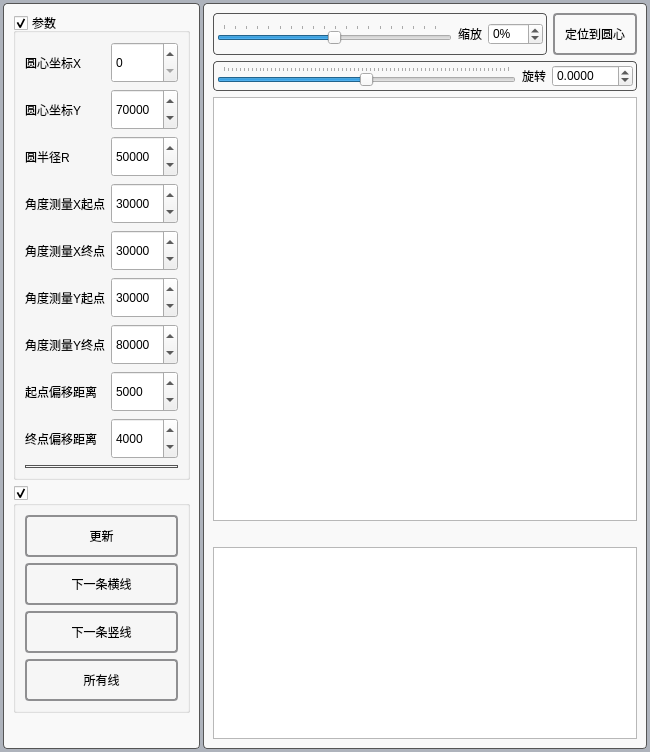
<?xml version="1.0" encoding="UTF-8"?>
<ui version="4.0">
 <class>FormRotate</class>
 <widget class="QWidget" name="FormRotate">
  <property name="geometry">
   <rect>
    <x>0</x>
    <y>0</y>
    <width>650</width>
    <height>752</height>
   </rect>
  </property>
  <property name="windowTitle">
   <string>Form</string>
  </property>
  <property name="styleSheet">
   <string notr="true">#FormRotate{	
	background-color: rgb(174, 179, 188);
}

.QFrame{
	background-color: rgb(249, 249, 249);
	border: 1px solid #555;
	border-radius: 4px;
}

QPushButton {
	padding:10;
	border: 2px solid #8f8f91;
	border-radius: 4px;
	background-color: qlineargradient(x1: 0, y1: 0, x2: 0, y2: 1,
                                        stop: 0 #f6f7fa, stop: 1 #dadbde);
}
QPushButton:hover{
	background-color: qlineargradient(x1: 0, y1: 0, x2: 0, y2: 1, stop: 0 #dadbde,stop: 1 #aeb3bc);
}
QPushButton:pressed {
	background-color: qlineargradient(x1: 0, y1: 0, x2: 0, y2: 1,
                                        stop: 0 #dadbde, stop: 1 #f6f7fa);
}

#frame_left QSpinBox{
	min-height:35
}</string>
  </property>
  <layout class="QHBoxLayout" name="horizontalLayout">
   <property name="spacing">
    <number>3</number>
   </property>
   <property name="leftMargin">
    <number>3</number>
   </property>
   <property name="topMargin">
    <number>3</number>
   </property>
   <property name="rightMargin">
    <number>3</number>
   </property>
   <property name="bottomMargin">
    <number>3</number>
   </property>
   <item>
    <widget class="QFrame" name="frame_left">
     <property name="frameShape">
      <enum>QFrame::StyledPanel</enum>
     </property>
     <property name="frameShadow">
      <enum>QFrame::Raised</enum>
     </property>
     <layout class="QVBoxLayout" name="verticalLayout_2">
      <item>
       <widget class="QGroupBox" name="groupBox_param">
        <property name="title">
         <string>参数</string>
        </property>
        <property name="checkable">
         <bool>true</bool>
        </property>
        <property name="checked">
         <bool>true</bool>
        </property>
        <layout class="QGridLayout" name="gridLayout">
         <item row="8" column="1">
          <widget class="QSpinBox" name="spinBox_start_dist">
           <property name="maximum">
            <number>9999999</number>
           </property>
           <property name="value">
            <number>5000</number>
           </property>
          </widget>
         </item>
         <item row="8" column="0">
          <widget class="QLabel" name="label_7">
           <property name="text">
            <string>起点偏移距离</string>
           </property>
          </widget>
         </item>
         <item row="3" column="0">
          <widget class="QLabel" name="label_9">
           <property name="text">
            <string>角度测量X起点</string>
           </property>
          </widget>
         </item>
         <item row="3" column="1">
          <widget class="QSpinBox" name="spinBox_v_line_startX">
           <property name="maximum">
            <number>9999999</number>
           </property>
           <property name="value">
            <number>30000</number>
           </property>
          </widget>
         </item>
         <item row="7" column="0">
          <widget class="QLabel" name="label_5">
           <property name="text">
            <string>角度测量Y终点</string>
           </property>
          </widget>
         </item>
         <item row="12" column="0" colspan="2">
          <widget class="Line" name="line">
           <property name="orientation">
            <enum>Qt::Horizontal</enum>
           </property>
          </widget>
         </item>
         <item row="9" column="1">
          <widget class="QSpinBox" name="spinBox_end_dist">
           <property name="maximum">
            <number>9999999</number>
           </property>
           <property name="value">
            <number>4000</number>
           </property>
          </widget>
         </item>
         <item row="5" column="1">
          <widget class="QSpinBox" name="spinBox_h_line_startY">
           <property name="maximum">
            <number>9999999</number>
           </property>
           <property name="value">
            <number>30000</number>
           </property>
          </widget>
         </item>
         <item row="1" column="0">
          <widget class="QLabel" name="label_2">
           <property name="text">
            <string>圆心坐标Y</string>
           </property>
          </widget>
         </item>
         <item row="9" column="0">
          <widget class="QLabel" name="label_6">
           <property name="text">
            <string>终点偏移距离</string>
           </property>
          </widget>
         </item>
         <item row="5" column="0">
          <widget class="QLabel" name="label_4">
           <property name="text">
            <string>角度测量Y起点</string>
           </property>
          </widget>
         </item>
         <item row="0" column="1">
          <widget class="QSpinBox" name="spinBox_CenterX">
           <property name="maximum">
            <number>9999999</number>
           </property>
           <property name="value">
            <number>0</number>
           </property>
          </widget>
         </item>
         <item row="1" column="1">
          <widget class="QSpinBox" name="spinBox_CenterY">
           <property name="maximum">
            <number>9999999</number>
           </property>
           <property name="value">
            <number>70000</number>
           </property>
          </widget>
         </item>
         <item row="0" column="0">
          <widget class="QLabel" name="label">
           <property name="text">
            <string>圆心坐标X</string>
           </property>
          </widget>
         </item>
         <item row="2" column="0">
          <widget class="QLabel" name="label_3">
           <property name="text">
            <string>圆半径R</string>
           </property>
          </widget>
         </item>
         <item row="2" column="1">
          <widget class="QSpinBox" name="spinBox_radius">
           <property name="maximum">
            <number>9999999</number>
           </property>
           <property name="value">
            <number>50000</number>
           </property>
          </widget>
         </item>
         <item row="7" column="1">
          <widget class="QSpinBox" name="spinBox_h_line_endY">
           <property name="maximum">
            <number>9999999</number>
           </property>
           <property name="value">
            <number>80000</number>
           </property>
          </widget>
         </item>
         <item row="4" column="0">
          <widget class="QLabel" name="label_10">
           <property name="text">
            <string>角度测量X终点</string>
           </property>
          </widget>
         </item>
         <item row="4" column="1">
          <widget class="QSpinBox" name="spinBox_v_line_endX">
           <property name="maximum">
            <number>9999999</number>
           </property>
           <property name="value">
            <number>30000</number>
           </property>
          </widget>
         </item>
        </layout>
       </widget>
      </item>
      <item>
       <widget class="QGroupBox" name="groupBox_btn">
        <property name="title">
         <string/>
        </property>
        <property name="checkable">
         <bool>true</bool>
        </property>
        <property name="checked">
         <bool>true</bool>
        </property>
        <layout class="QVBoxLayout" name="verticalLayout_3">
         <item>
          <widget class="QPushButton" name="pushButton_updateShow">
           <property name="text">
            <string>更新</string>
           </property>
          </widget>
         </item>
         <item>
          <widget class="QPushButton" name="pushButton_next_HLine">
           <property name="text">
            <string>下一条横线</string>
           </property>
          </widget>
         </item>
         <item>
          <widget class="QPushButton" name="pushButton_next_VLine">
           <property name="text">
            <string>下一条竖线</string>
           </property>
          </widget>
         </item>
         <item>
          <widget class="QPushButton" name="pushButton_all_line">
           <property name="text">
            <string>所有线</string>
           </property>
          </widget>
         </item>
        </layout>
       </widget>
      </item>
      <item>
       <spacer name="verticalSpacer">
        <property name="orientation">
         <enum>Qt::Vertical</enum>
        </property>
        <property name="sizeHint" stdset="0">
         <size>
          <width>20</width>
          <height>0</height>
         </size>
        </property>
       </spacer>
      </item>
     </layout>
    </widget>
   </item>
   <item>
    <widget class="QFrame" name="frame_right">
     <property name="frameShape">
      <enum>QFrame::StyledPanel</enum>
     </property>
     <property name="frameShadow">
      <enum>QFrame::Raised</enum>
     </property>
     <layout class="QVBoxLayout" name="verticalLayout">
      <item>
       <layout class="QHBoxLayout" name="horizontalLayout_4">
        <property name="leftMargin">
         <number>0</number>
        </property>
        <property name="topMargin">
         <number>0</number>
        </property>
        <property name="rightMargin">
         <number>0</number>
        </property>
        <property name="bottomMargin">
         <number>0</number>
        </property>
        <item>
         <widget class="QFrame" name="frame">
          <property name="frameShape">
           <enum>QFrame::StyledPanel</enum>
          </property>
          <property name="frameShadow">
           <enum>QFrame::Raised</enum>
          </property>
          <layout class="QHBoxLayout" name="horizontalLayout_2">
           <property name="leftMargin">
            <number>3</number>
           </property>
           <property name="topMargin">
            <number>3</number>
           </property>
           <property name="rightMargin">
            <number>3</number>
           </property>
           <property name="bottomMargin">
            <number>3</number>
           </property>
           <item>
            <widget class="QSlider" name="horizontalSlider_scale">
             <property name="minimum">
              <number>-99</number>
             </property>
             <property name="orientation">
              <enum>Qt::Horizontal</enum>
             </property>
             <property name="invertedAppearance">
              <bool>false</bool>
             </property>
             <property name="tickPosition">
              <enum>QSlider::TicksAbove</enum>
             </property>
            </widget>
           </item>
           <item>
            <widget class="QLabel" name="label_8">
             <property name="text">
              <string>缩放</string>
             </property>
            </widget>
           </item>
           <item>
            <widget class="QSpinBox" name="spinBox_scale">
             <property name="suffix">
              <string>%</string>
             </property>
             <property name="prefix">
              <string/>
             </property>
             <property name="minimum">
              <number>-99</number>
             </property>
            </widget>
           </item>
          </layout>
         </widget>
        </item>
        <item>
         <widget class="QPushButton" name="pushButton_center">
          <property name="sizePolicy">
           <sizepolicy hsizetype="Minimum" vsizetype="Preferred">
            <horstretch>0</horstretch>
            <verstretch>0</verstretch>
           </sizepolicy>
          </property>
          <property name="text">
           <string>定位到圆心</string>
          </property>
         </widget>
        </item>
       </layout>
      </item>
      <item>
       <widget class="QFrame" name="frame_2">
        <property name="frameShape">
         <enum>QFrame::StyledPanel</enum>
        </property>
        <property name="frameShadow">
         <enum>QFrame::Raised</enum>
        </property>
        <layout class="QHBoxLayout" name="horizontalLayout_3">
         <property name="leftMargin">
          <number>3</number>
         </property>
         <property name="topMargin">
          <number>3</number>
         </property>
         <property name="rightMargin">
          <number>3</number>
         </property>
         <property name="bottomMargin">
          <number>3</number>
         </property>
         <item>
          <widget class="QSlider" name="horizontalSlider_rotate">
           <property name="minimum">
            <number>-360</number>
           </property>
           <property name="maximum">
            <number>360</number>
           </property>
           <property name="orientation">
            <enum>Qt::Horizontal</enum>
           </property>
           <property name="invertedAppearance">
            <bool>false</bool>
           </property>
           <property name="tickPosition">
            <enum>QSlider::TicksAbove</enum>
           </property>
          </widget>
         </item>
         <item>
          <widget class="QLabel" name="label_11">
           <property name="text">
            <string>旋转</string>
           </property>
          </widget>
         </item>
         <item>
          <widget class="QDoubleSpinBox" name="doubleSpinBox_rotate">
           <property name="decimals">
            <number>4</number>
           </property>
           <property name="minimum">
            <double>-360.000000000000000</double>
           </property>
           <property name="maximum">
            <double>360.000000000000000</double>
           </property>
           <property name="singleStep">
            <double>0.100000000000000</double>
           </property>
          </widget>
         </item>
        </layout>
       </widget>
      </item>
      <item>
       <widget class="QGraphicsView" name="graphicsView">
        <property name="mouseTracking">
         <bool>true</bool>
        </property>
        <property name="dragMode">
         <enum>QGraphicsView::NoDrag</enum>
        </property>
       </widget>
      </item>
      <item>
       <widget class="QLabel" name="label_xy">
        <property name="text">
         <string/>
        </property>
       </widget>
      </item>
      <item>
       <widget class="QTextEdit" name="textEdit">
        <property name="sizePolicy">
         <sizepolicy hsizetype="Expanding" vsizetype="Preferred">
          <horstretch>0</horstretch>
          <verstretch>0</verstretch>
         </sizepolicy>
        </property>
       </widget>
      </item>
     </layout>
    </widget>
   </item>
  </layout>
 </widget>
 <resources/>
 <connections/>
</ui>
